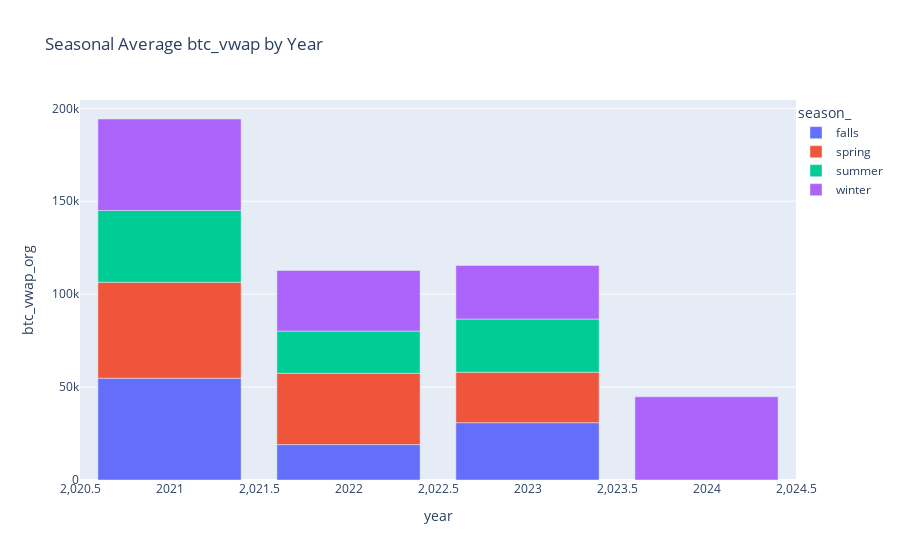

Here is the notebook cell this chart was saved with:
### Code cell
data['season_'] = data['month'].map(lambda x: 'winter' if x in [12, 1, 2] else ('spring' if x in [3, 4, 5] else ('summer' if x in [6, 7, 8] else 'falls')))
dum = data.groupby(['year', 'season_'])['btc_vwap_org'].mean().reset_index()

fig = px.bar(dum, x='year', y='btc_vwap_org', color='season_', title='Seasonal Average btc_vwap by Year')
fig.update_layout(legend=dict(x=1, y=1))
fig.show()

### Figure 1 — Plotly figure (JSON) as saved in the notebook; plotly's stock layout.template omitted (floating-point values rounded to 4 significant figures)
{"data": [{"alignmentgroup": "True", "hovertemplate": "season_=falls<br>year=%{x}<br>btc_vwap_org=%{y}<extra></extra>", "legendgroup": "falls", "marker": {"color": "#636efa", "pattern": {"shape": ""}}, "name": "falls", "offsetgroup": "falls", "orientation": "v", "showlegend": true, "textposition": "auto", "type": "bar", "x": [2021, 2022, 2023], "xaxis": "x", "y": [54770.0, 19040.0, 30840.0], "yaxis": "y"}, {"alignmentgroup": "True", "hovertemplate": "season_=spring<br>year=%{x}<br>btc_vwap_org=%{y}<extra></extra>", "legendgroup": "spring", "marker": {"color": "#EF553B", "pattern": {"shape": ""}}, "name": "spring", "offsetgroup": "spring", "orientation": "v", "showlegend": true, "textposition": "auto", "type": "bar", "x": [2021, 2022, 2023], "xaxis": "x", "y": [51660.0, 38380.0, 27150.0], "yaxis": "y"}, {"alignmentgroup": "True", "hovertemplate": "season_=summer<br>year=%{x}<br>btc_vwap_org=%{y}<extra></extra>", "legendgroup": "summer", "marker": {"color": "#00cc96", "pattern": {"shape": ""}}, "name": "summer", "offsetgroup": "summer", "orientation": "v", "showlegend": true, "textposition": "auto", "type": "bar", "x": [2021, 2022, 2023], "xaxis": "x", "y": [38570.0, 22740.0, 28600.0], "yaxis": "y"}, {"alignmentgroup": "True", "hovertemplate": "season_=winter<br>year=%{x}<br>btc_vwap_org=%{y}<extra></extra>", "legendgroup": "winter", "marker": {"color": "#ab63fa", "pattern": {"shape": ""}}, "name": "winter", "offsetgroup": "winter", "orientation": "v", "showlegend": true, "textposition": "auto", "type": "bar", "x": [2021, 2022, 2023, 2024], "xaxis": "x", "y": [49240.0, 32600.0, 28840.0, 44760.0], "yaxis": "y"}], "layout": {"barmode": "relative", "legend": {"title": {"text": "season_"}, "tracegroupgap": 0, "x": 1, "y": 1}, "title": {"text": "Seasonal Average btc_vwap by Year"}, "xaxis": {"anchor": "y", "domain": [0, 1], "title": {"text": "year"}}, "yaxis": {"anchor": "x", "domain": [0, 1], "title": {"text": "btc_vwap_org"}}}}
